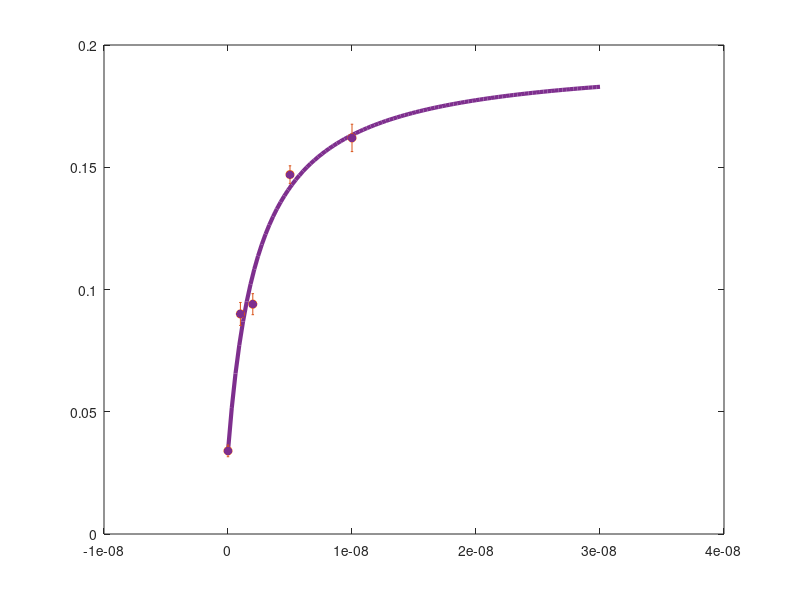

MATLAB code to generate this figure: (Note: this script raises an error after producing the figure.)
% Haryana Thomas 01/25/2023 Estimating K_TB and L_AMC from dose response data

clc
clear
folder = fileparts(which('SMaTGfEstimation.m')); 
addpath(genpath(folder)); 
results_folder = '\Figures_treatment_basecase';
path =strcat(folder,'\Figures',results_folder);

%% Dataset for AGE vs MCP-1 in mesangial cells
TB_data = [0,1,2,5,10]*10^-9;      % Data is in g/ml
ma_data = [34,90,94,147,162]*10^-3;    % Data is in g/ml
ma_error = [0.0024,0.0047,0.0043,0.0036,0.0056]; % Calculated using percent error

% Scaled data
TB_data_scaled = TB_data/(10^-9);
ma_data_scaled = ma_data/(10^-3);

% parameter values
    AMCss = ma_data_scaled(1);           % Obtained from data
    mu_AMC = 0.0166;
    S_AMC = AMCss*mu_AMC;       
    MC = 0.67;

% Equation for MCP-1
    fun = @(p,TB_data_scaled)(S_AMC/mu_AMC + MC*p(1)*TB_data_scaled./((p(2) + TB_data_scaled)*mu_AMC));

% Curvefitting function to data
    p0 = [0.1,0.1];
    p = lsqcurvefit(fun,p0,TB_data_scaled,ma_data_scaled);

%% Reevaluate function with estimated parameters     

AMCss = ma_data(1);  
mu_AMC = 0.0166;
S_AMC = AMCss*mu_AMC;       
MC = 0.67;

p(1) = p(1)*(10^-3);
p(2) = p(2)*(10^-9);
fun = @(p,TB_data)(S_AMC/mu_AMC + MC*p(1)*TB_data./((p(2) + TB_data)*mu_AMC));

TB_input = linspace(0,30*10^-9,100);
y_out = fun(p,TB_input);

plot(TB_input,y_out,'linewidth',3, 'Color', [0.4940, 0.1840, 0.5560])
hold on
scatter(TB_data,ma_data,'Filled','MarkerFaceColor',[0.4940, 0.1840, 0.5560])
errorbar(TB_data,ma_data,ma_error,'o','MarkerEdgeColor',[0.4940, 0.1840, 0.5560], 'Color', [0.4940, 0.1840, 0.5560])
xlabel('TGF-\beta (g/ml)'),ylabel('\alpha-sma (g/ml)'),legend('Model','Exp data'),grid on
get(gca);set(gcf, 'Color', 'w');grid on, legend('Location','best')
set(gca,'FontSize',14,'FontName','Arial');    
full_path_mafc = strcat(path,'\TB_ma');
export_fig(full_path_mafc,'-r1000','-a4', '-q101', '-painters', '-png')

